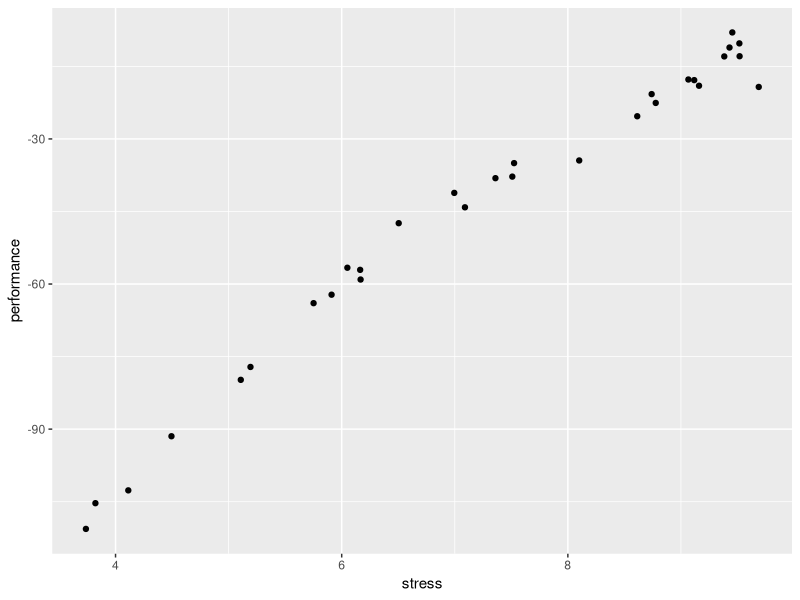

Recreate this plot in R.
library(tidyverse)

n = 30

df <- tibble(
    stress = runif(n, 3, 10),
    performance = -(1.2 * stress - 15)^2 + rnorm(n, 0, 3)
)
ggplot(df, aes(stress, performance)) +
    geom_point()

write_csv(df, path = 'stress_performance.csv')
